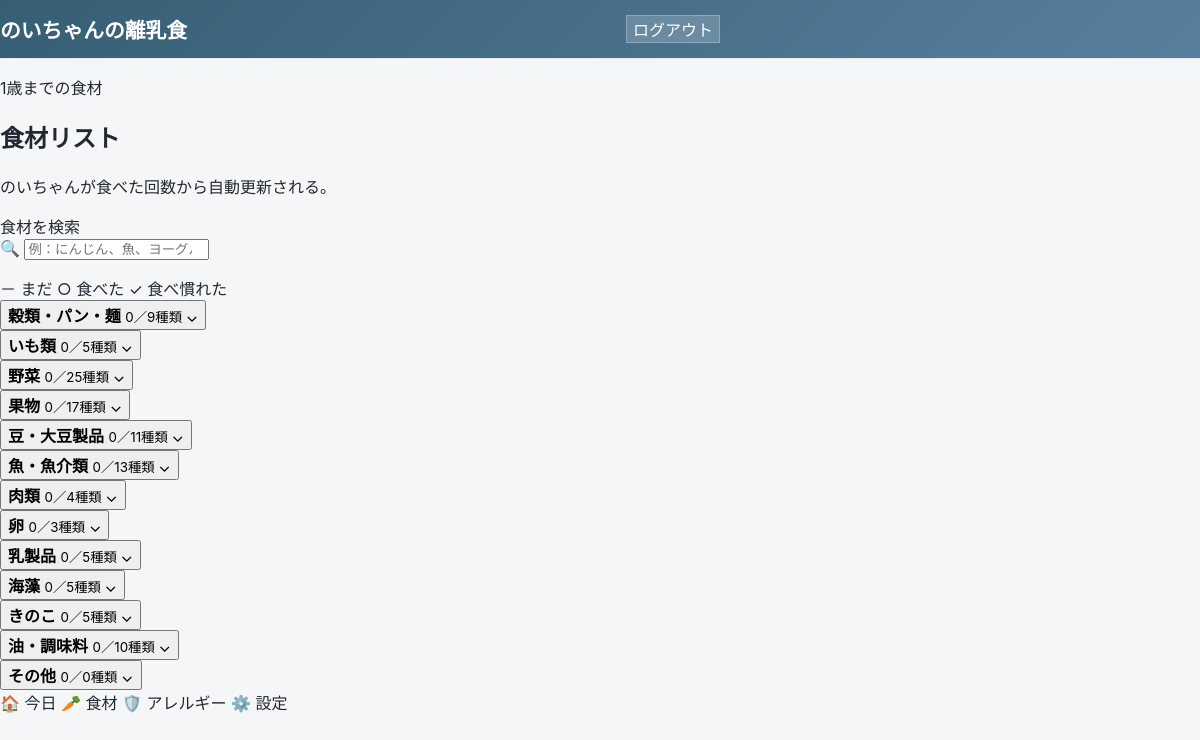
Screenshot of /feeding/foods/ (signed in) with the database file from the repository.
### feeding/models.py (models this page shows, shortened)
class Baby(models.Model):
    name = models.CharField(
        "名前",
        max_length=50,
    )
    birth_date = models.DateField(
        "生年月日",
    )
    created_at = models.DateTimeField(
        "作成日時",
        auto_now_add=True,
    )
    updated_at = models.DateTimeField(
        "更新日時",
        auto_now=True,
    )
    class Meta:
        verbose_name = "赤ちゃん"
        verbose_name_plural = "赤ちゃん"
        ordering = ["birth_date", "name"]

class FoodCategory(models.Model):
    name = models.CharField(
        "ジャンル名",
        max_length=50,
        unique=True,
    )
    display_order = models.PositiveIntegerField(
        "表示順",
        default=0,
    )
    is_active = models.BooleanField(
        "表示する",
        default=True,
    )
    class Meta:
        verbose_name = "食材ジャンル"
        verbose_name_plural = "食材ジャンル"
        ordering = ["display_order", "name"]

### feeding/views.py (the view)
@login_required
def food_list(request):
    baby = get_current_baby()
    categories = (
        FoodCategory.objects
        .filter(is_active=True)
        .prefetch_related(
            "foods__meal_items",
            "foods__meal_item_ingredient_snapshots",
        )
        .order_by("display_order", "name")
    )
    category_cards = []
    for category in categories:
        food_cards = []
        foods = (
            category.foods
            .filter(
                is_active=True,
                show_in_first_year_list=True,
            )
            .order_by("name")
        )
        for food in foods:
            direct_meal_ids = set()
            if baby:
                direct_meal_ids = set(
                    food.meal_items
                    .filter(meal__baby=baby)
                    .values_list("meal_id", flat=True)
                )
            dish_meal_ids = set()
            if baby:
                dish_meal_ids = set(
                    food.meal_item_ingredient_snapshots
                    .filter(meal_item__meal__baby=baby)
                    .values_list("meal_item__meal_id", flat=True)
                )
            meal_ids = direct_meal_ids | dish_meal_ids
            eaten_count = len(meal_ids)
            if eaten_count == 0:
                status = "not-yet"
                status_label = "まだ"
                status_icon = "－"
            elif eaten_count < 3:
                status = "tried"
                status_label = "食べた"
                status_icon = "○"
            else:
                status = "familiar"
                status_label = "食べ慣れた"
                status_icon = "✓"
            food_cards.append(
                {
                    "food": food,
                    "count": eaten_count,
                    "status": status,
                    "status_label": status_label,
                    "status_icon": status_icon,
                }
            )
        eaten_food_count = sum(
            1
            for card in food_cards
            if card["count"] > 0
        )
        category_cards.append(
            {
                "category": category,
                "foods": food_cards,
                "eaten_count": eaten_food_count,
                "total_count": len(food_cards),
            }
        )
    context = {
        "baby": baby,
        "category_cards": category_cards,
    }
    return render(
        request,
        "feeding/food_list.html",
        context,
    )

### feeding/views.py (called while the page is built)
def get_current_baby():
    return Baby.objects.order_by("id").first()

### feeding/templates/feeding/food_list.html (shortened to what this page needs)
{% extends "feeding/base.html" %}
{% block content %}
<section class="page-header">
    <p class="eyebrow">1歳までの食材</p>
    <h2>食材リスト</h2>
    {% if baby %}
        <p class="page-description">
            {{ baby.name }}が食べた回数から自動更新される。
        </p>
    {% endif %}
</section>
<section class="food-search-section">
    <label for="food-search" class="search-label">
        食材を検索
    </label>
    <div class="search-box">
        <span class="search-icon">🔍</span>
        <input
            type="search"
            id="food-search"
            class="food-search-input"
            placeholder="例：にんじん、魚、ヨーグルト"
            autocomplete="off"
        >
    </div>
</section>
<div class="status-legend">
    <span class="legend-item not-yet">－ まだ</span>
    <span class="legend-item tried">○ 食べた</span>
    <span class="legend-item familiar">✓ 食べ慣れた</span>
</div>
<div class="category-list" id="category-list">
    {% for card in category_cards %}
        <section
            class="food-category-card"
            data-category-card
        >
            <button
                type="button"
                class="category-toggle"
                data-category-toggle
                aria-expanded="false"
                aria-controls="category-content-{{ card.category.id }}"
            >
                <span class="category-toggle-main">
                    <span>
                        <strong>{{ card.category.name }}</strong>
                        <small>
                            {{ card.eaten_count }}／{{ card.total_count }}種類
                        </small>
                    </span>
                    <span class="category-chevron" aria-hidden="true">
                        ⌄
                    </span>
                </span>
            </button>
        </section>
    {% endfor %}
</div>
{% endblock %}

### static/css/style.css (style rules this page uses)
:root { --background: #f5f6f8; --surface: #ffffff; --text-main: #222831; --text-muted: #727982; --border: #e7e9ed; --primary: #365f75; --primary-soft: #e8f0f4; --accent: #e8a45a; --danger-soft: #fff0e7; --shadow: 0 8px 24px rgba(32, 45, 55, 0.06); }
* { box-sizing: border-box; }
html { background: var(--background); }
body { margin: 0; min-height: 100vh; padding-bottom: 24px; background: var(--background); color: var(--text-main); font-family: -apple-system, BlinkMacSystemFont, "Segoe UI", "Noto Sans JP", sans-serif; }
button { font: inherit; }

### rows the page displays
Baby: name "のいちゃん"
FoodCategory: category.name "穀類・パン・麺", eaten_count "0", total_count "9"
FoodCategory: category.name "いも類", eaten_count "0", total_count "5"
FoodCategory: category.name "野菜", eaten_count "0", total_count "25"
FoodCategory: category.name "果物", eaten_count "0", total_count "17"
FoodCategory: category.name "豆・大豆製品", eaten_count "0", total_count "11"
FoodCategory: category.name "魚・魚介類", eaten_count "0", total_count "13"
FoodCategory: category.name "肉類", eaten_count "0", total_count "4"
FoodCategory: category.name "卵", eaten_count "0", total_count "3"
FoodCategory: category.name "乳製品", eaten_count "0", total_count "5"
FoodCategory: category.name "海藻", eaten_count "0", total_count "5"
FoodCategory: category.name "きのこ", eaten_count "0", total_count "5"
FoodCategory: category.name "油・調味料", eaten_count "0", total_count "10"
FoodCategory: category.name "その他", eaten_count "0", total_count "0"
